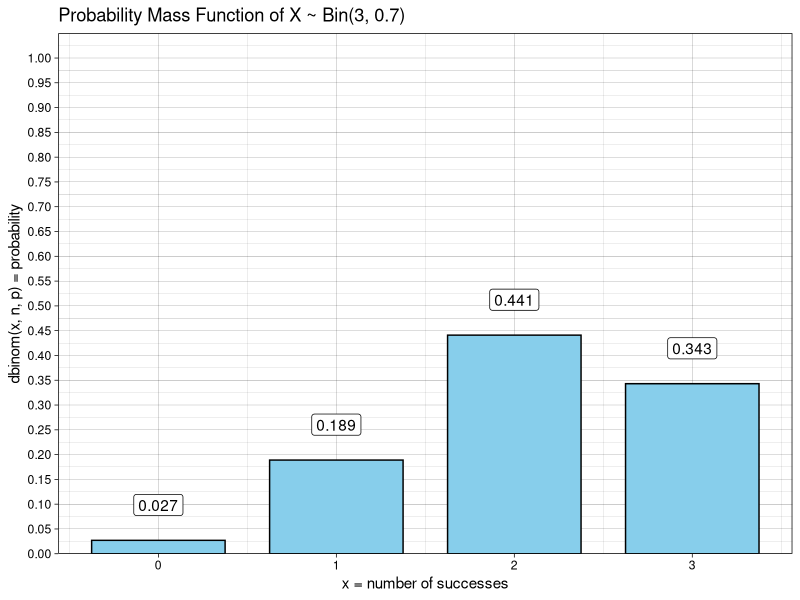
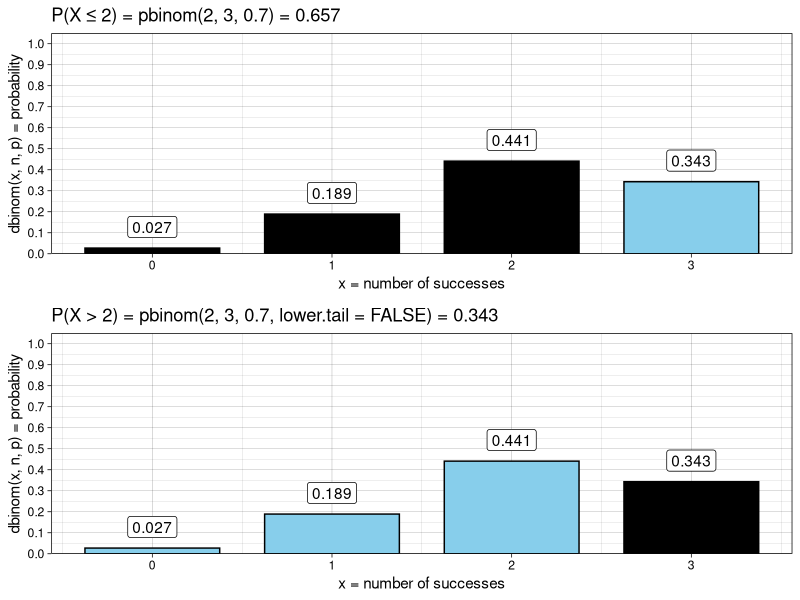
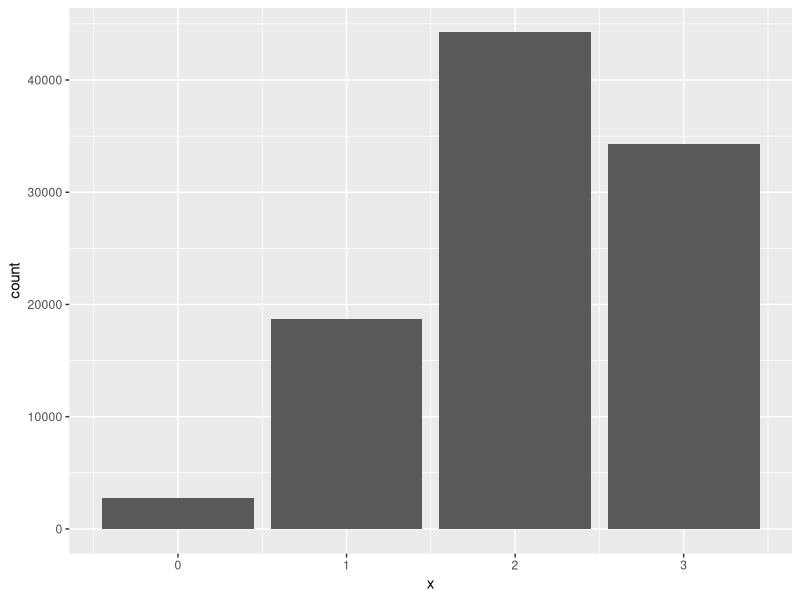
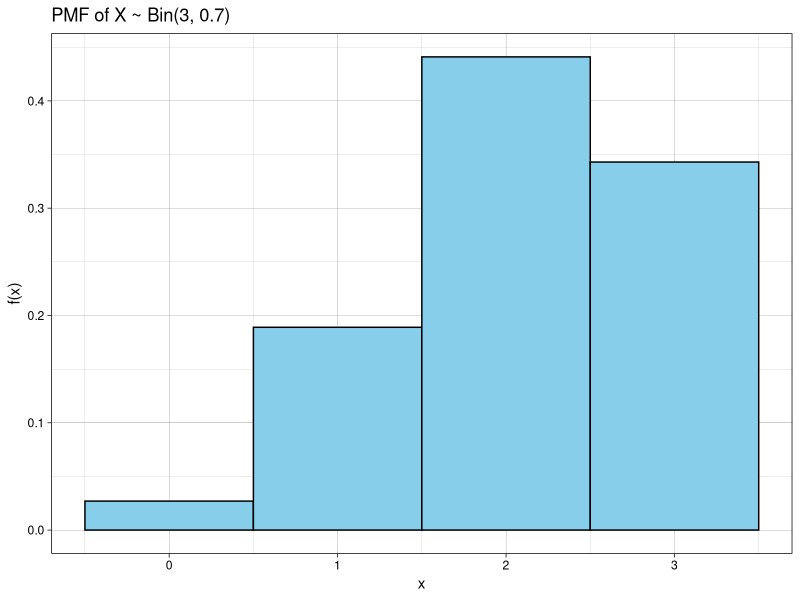
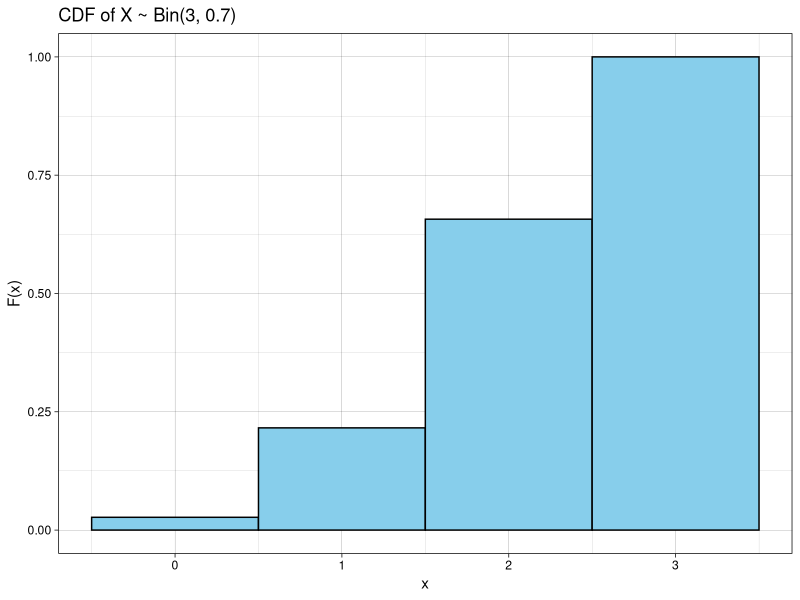
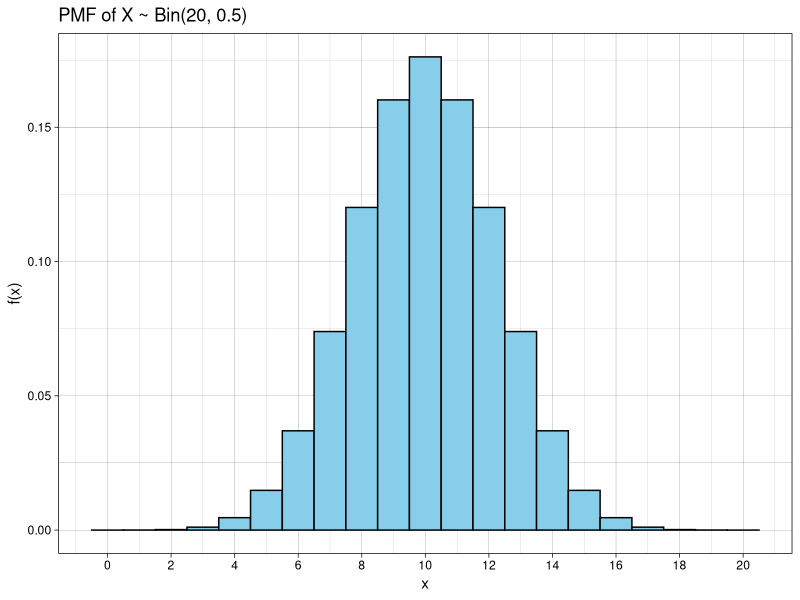
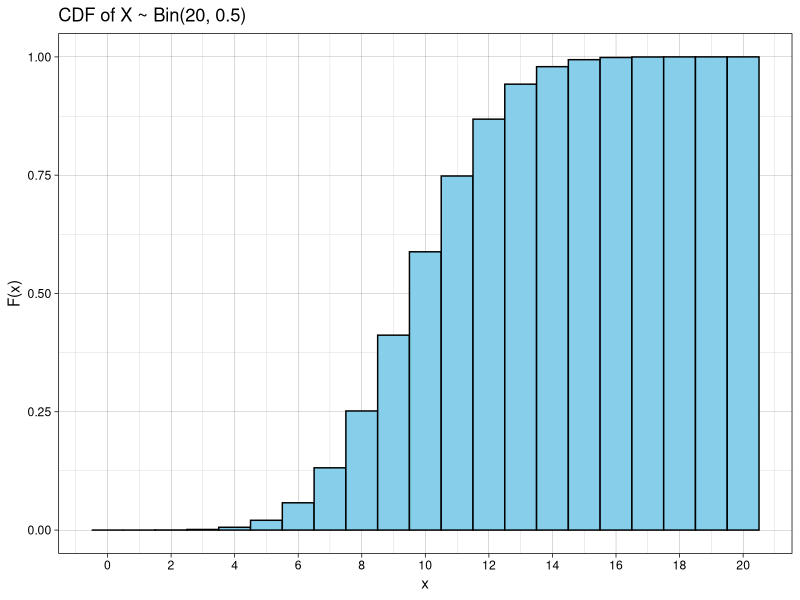

Generate these figures, in order, with R:
## ---- chunk 1
knitr::opts_chunk$set(comment="", message=FALSE, warning=FALSE)
library(tidyverse)
library(kableExtra)
library(knitr)
## ---- chunk 2
dbinom(1, 3, 0.7)   # P(X = 1 head)
dbinom(3, 3, 0.7)   # P(X = 3 heads)
## ---- chunk 3
dbinom(0:3, 3, 0.5)   # compute all probabilities at the same time
## ---- chunk 4
pbinom(0:3, 3, 0.7)   # biased coin, x = {0, 1, 2, 3} heads
## ---- chunk 5
pbinom(0:3, 3, 0.5)   # fair coin, x = {0, 1, 2, 3} heads
## ---- chunk 6
pbinom(2, 3, 0.7)    # probability of 0, 1, or 2 heads
1 - pbinom(2, 3, 0.7)   # probability of more than 2 heads
pbinom(2, 3, 0.7, lower.tail = FALSE)   # better code
## ---- chunk 7
pbinom(0:3, 3, 0.5)   # P(X <= x) for all possible x
## ---- chunk 8
pbinom(0:3, 3, 0.5, lower.tail = FALSE)   # P(X > x)
## ---- chunk 9
pbinom(0:3, 3, 0.5) + pbinom(0:3, 3, 0.5, lower.tail = FALSE)
## ---- chunk 10
distTable <- tibble(x = 0:3, 
                    pdf = dbinom(0:3, 3, 0.7), 
                    CDF = pbinom(0:3, 3, 0.7)) 
ggplot(distTable, aes(x = x, y = pdf, label = pdf)) +
  geom_col(fill = "skyblue", color = "black", width = 0.75) +
  scale_y_continuous(limits = c(0, 1.05),
                     breaks = seq(0, 1, 0.05),
                     expand = c(0,0)) +
  geom_label(vjust = 0, nudge_y = 0.05) +
  labs(title = "Probability Mass Function of X ~ Bin(3, 0.7)",
       x = "x = number of successes",
       y = "dbinom(x, n, p) = probability") +
  theme_linedraw()
## ---- chunk 11
plotA <- ggplot(distTable, aes(x = x, y = pdf, label = pdf)) +
  geom_col(fill = c("black", "black", "black", "skyblue"), color = "black", width = 0.75) +
  scale_y_continuous(limits = c(0, 1.05),
                     breaks = seq(0, 1, 0.1),
                     expand = c(0,0)) +
  geom_label(vjust = 0, nudge_y = 0.05) +
  labs(title = sprintf("P(X ≤ 2) = pbinom(2, 3, 0.7) = %1.3f", pbinom(2, 3, 0.7)),
       x = "x = number of successes",
       y = "dbinom(x, n, p) = probability") +
  theme_linedraw()

plotB <- ggplot(distTable, aes(x = x, y = pdf, label = pdf)) +
  geom_col(fill = c("skyblue", "skyblue", "skyblue", "black"), color = "black", width = 0.75) +
  scale_y_continuous(limits = c(0, 1.05),
                     breaks = seq(0, 1, 0.1),
                     expand = c(0,0)) +
  geom_label(vjust = 0, nudge_y = 0.05) +
  labs(title = sprintf("P(X > 2) = pbinom(2, 3, 0.7, lower.tail = FALSE) = %1.3f", pbinom(2, 3, 0.7, F)),
       x = "x = number of successes",
       y = "dbinom(x, n, p) = probability") +
  theme_linedraw()

gridExtra::grid.arrange(plotA, plotB)
## ---- chunk 12
qbinom(0.25, 3, 0.7)   # 25th percentile of X ~ Bin(3, 0.7)
qbinom(0.75, 3, 0.7)   # 75th percentile of X ~ Bin(3, 0.7)
## ---- chunk 13
rbinom(20, 3, 0.7)   
## ---- chunk 14
binom_sample <- tibble(x = rbinom(10^5, 3, 0.7))   # 100,000 samples
binom_sample %>% 
  count(x) %>% 
  mutate(proportion = prop.table(n))
## ---- chunk 15
binom_sample %>% 
  count(x) %>% 
  mutate(empirical   = prop.table(n),
         theoretical = dbinom(0:3, 3, 0.7))
## ---- chunk 16
ggplot(binom_sample, aes(x = x)) + geom_bar()   # add formatting 
## ---- chunk 17
binom_sample %>% 
  summarize(samples = n(),
            mean_x  = mean(x),
            var_x   = var(x))
## ---- chunk 18
n <- 3     # enter n
p <- 0.7   # enter p
distTable <- tibble(x   = 0:n,               # x = {0, 1, ... , n}
                    pmf = dbinom(x, n, p),   # calculate for all x
                    CDF = pbinom(x, n, p))   # calculate for all x
distTable
## ---- chunk 19
breakby <- 1   # choose spacing for the x-axis tick marks

ggplot(distTable, aes(x = x, y = pmf)) +
  geom_col(fill = "skyblue", color = "black", width = 1) +
  scale_x_continuous(breaks = seq(from = 0, to = n, by = breakby)) +
  labs(title = sprintf("PMF of X ~ Bin(%1.0f, %1.1f)", n, p),
       x = "x", 
       y = "f(x)") +
  theme_linedraw()
## ---- chunk 20
breakby <- 1   # choose spacing for the x-axis tick marks

ggplot(distTable, aes(x = x, y = CDF)) +
  geom_col(fill = "skyblue", color = "black", width = 1) +
  scale_x_continuous(breaks = seq(from = 0, to = n, by = breakby)) +
  labs(title = sprintf("CDF of X ~ Bin(%1.0f, %1.1f)", n, p),
       x = "x", 
       y = "F(x)") +
  theme_linedraw()
## ---- chunk 21
n <- 20
p <- 0.5
distTable <- tibble(x   = 0:n,
                    pmf = dbinom(x, n, p),
                    CDF = pbinom(x, n, p))
head(distTable, 6)   # the full table is too large for the slide
## ---- chunk 22
breakby <- 2

ggplot(distTable, aes(x = x, y = pmf)) +
  geom_col(fill = "skyblue", color = "black", width = 1) +
  scale_x_continuous(breaks = seq(from = 0, to = n, by = breakby)) +
  labs(title = sprintf("PMF of X ~ Bin(%1.0f, %1.1f)", n, p),
       x = "x", 
       y = "f(x)") +
  theme_linedraw()
## ---- chunk 23
breakby <- 2

ggplot(distTable, aes(x = x, y = CDF)) +
  geom_col(fill = "skyblue", color = "black", width = 1) +
  scale_x_continuous(breaks = seq(from = 0, to = n, by = breakby)) +
  labs(title = sprintf("CDF of X ~ Bin(%1.0f, %1.1f)", n, p),
       x = "x", 
       y = "F(x)") +
  theme_linedraw()
